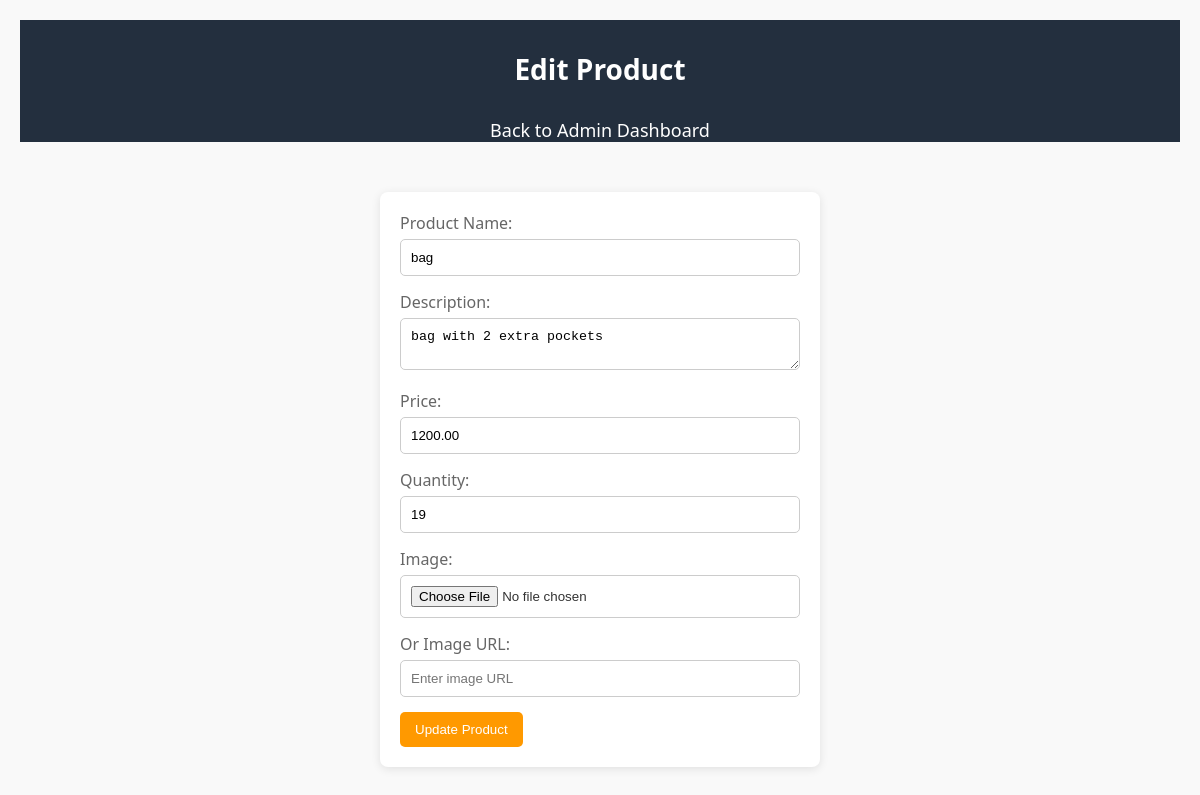
The page /Admin/edit_product.php?id=11 (signed in) on the database its author committed.
### tables this page shows
CREATE TABLE `products` (
  `id` int(11) NOT NULL,
  `name` varchar(100) NOT NULL,
  `description` text NOT NULL,
  `price` decimal(10,2) NOT NULL,
  `quantity` int(11) NOT NULL,
  `image` varchar(255) DEFAULT NULL,
  `category_id` int(11) DEFAULT NULL
);

### Admin/edit_product.php (the view, shortened to what this page needs)
<?php
$host = 'localhost';
$db = 'ecomerce';
$user = 'root';
$pass = '';
$conn = new mysqli($host, $user, $pass, $db);
if (isset($_GET['id'])) {
    $productId = $_GET['id'];
    $stmt = $conn->prepare("SELECT * FROM products WHERE id = ?");
    $stmt->bind_param("i", $productId);
    $stmt->execute();
    $result = $stmt->get_result();
    if ($result->num_rows > 0) {
        $product = $result->fetch_assoc();
    } else {
        die("Product not found.");
    }
} else {
    die("No product ID provided.");
}
?>
<!DOCTYPE html>
<html lang="en">
<head>
</head>
<body>
<header>Edit Product</header>
<nav>
    <ul>
      <li><a href="admin.php">Back to Admin Dashboard</a></li>
    </ul>
</nav>
<?php if (isset($product)): ?>
<form action="" method="post" enctype="multipart/form-data">
<label for="name">Product Name:</label>
<input type="text" id="name" name="name" value="<?php echo htmlspecialchars($product['name']); ?>" required>
<label for="description">Description:</label>
<textarea id="description" name="description" required><?php echo htmlspecialchars($product['description']); ?></textarea>
<label for="price">Price:</label>
<input type="text" id="price" name="price" value="<?php echo htmlspecialchars($product['price']); ?>" required>
<label for="quantity">Quantity:</label>
<input type="number" id="quantity" name="quantity" value="<?php echo htmlspecialchars($product['quantity']); ?>" required>
<label for="image">Image:</label>
<input type="file" id="image" name="image">
<label for="image_url">Or Image URL:</label>
<input type="text" id="image_url" name="image_url" placeholder="Enter image URL">
<input type="submit" name="update_product" value="Update Product">
</form>
<?php else: ?>
<p>No product found to edit.</p>
<?php endif; ?>
</body>
</html>

### Admin/edit_product.php (style rules this page uses)
body { font-family: 'Segoe UI', Tahoma, Geneva, Verdana, sans-serif; background-color: #f9f9f9; margin: 0; padding: 20px; color: #333; }
header { background-color: #232f3e; color: white; text-align: center; padding: 30px 0; font-size: 28px; font-weight: bold; }
nav { background-color: #232f3e; position: sticky; top: 0; z-index: 100; }
nav ul { margin: 0; padding: 0; display: flex; justify-content: center; list-style: none; }
nav ul li { margin: 0 20px; }
nav ul li a { color: white; text-decoration: none; font-size: 18px; padding: 10px 20px; transition: background-color 0.3s ease; }
form { background-color: white; padding: 20px; border-radius: 8px; box-shadow: 0 2px 10px rgba(0, 0, 0, 0.1); max-width: 400px; margin: 50px auto; }
label { display: block; margin-bottom: 5px; color: #666666; }
input[type="text"], input[type="number"], textarea, input[type="file"] { width: calc(100% - 22px); padding: 10px; border: 1px solid #cccccc; border-radius: 5px; margin-bottom: 15px; }
input[type="submit"] { background-color: #ff9900; color: white; padding: 10px 15px; border: none; border-radius: 5px; cursor: pointer; transition: background-color 0.3s ease; }

### rows shown on the page
products: name "bag", description "bag with 2 extra pockets", price "1200.00", quantity "19"
